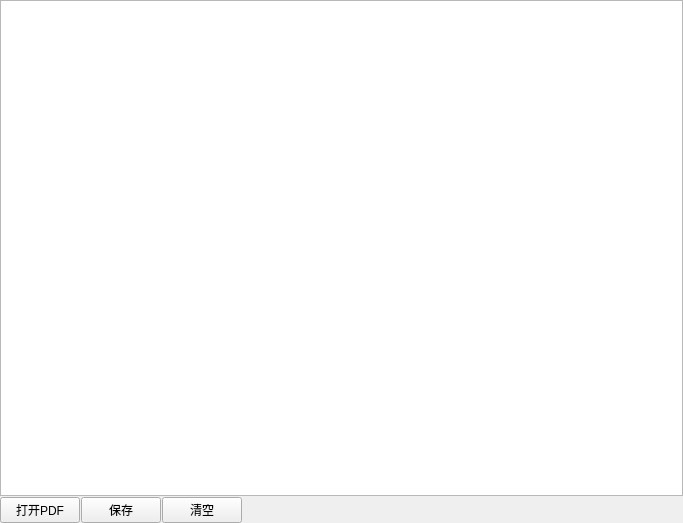
<?xml version="1.0" encoding="UTF-8"?>
<ui version="4.0">
 <class>PdfToImageWidget</class>
 <widget class="QWidget" name="PdfToImageWidget">
  <property name="geometry">
   <rect>
    <x>0</x>
    <y>0</y>
    <width>683</width>
    <height>523</height>
   </rect>
  </property>
  <property name="windowTitle">
   <string>PdfToImageWidget</string>
  </property>
  <layout class="QGridLayout" name="gridLayout">
   <property name="leftMargin">
    <number>0</number>
   </property>
   <property name="topMargin">
    <number>0</number>
   </property>
   <property name="rightMargin">
    <number>0</number>
   </property>
   <property name="bottomMargin">
    <number>0</number>
   </property>
   <property name="spacing">
    <number>1</number>
   </property>
   <item row="1" column="2">
    <widget class="QPushButton" name="pBn_Clear">
     <property name="text">
      <string>清空</string>
     </property>
    </widget>
   </item>
   <item row="1" column="0">
    <widget class="QPushButton" name="pBn_Open">
     <property name="text">
      <string>打开PDF</string>
     </property>
    </widget>
   </item>
   <item row="1" column="1">
    <widget class="QPushButton" name="pBn_Save">
     <property name="text">
      <string>保存</string>
     </property>
    </widget>
   </item>
   <item row="1" column="3">
    <spacer name="horizontalSpacer">
     <property name="orientation">
      <enum>Qt::Horizontal</enum>
     </property>
     <property name="sizeHint" stdset="0">
      <size>
       <width>40</width>
       <height>20</height>
      </size>
     </property>
    </spacer>
   </item>
   <item row="0" column="0" colspan="4">
    <widget class="ImageListWidget" name="listWidget">
     <property name="iconSize">
      <size>
       <width>200</width>
       <height>200</height>
      </size>
     </property>
     <property name="flow">
      <enum>QListView::LeftToRight</enum>
     </property>
     <property name="layoutMode">
      <enum>QListView::SinglePass</enum>
     </property>
     <property name="viewMode">
      <enum>QListView::IconMode</enum>
     </property>
    </widget>
   </item>
  </layout>
 </widget>
 <customwidgets>
  <customwidget>
   <class>ImageListWidget</class>
   <extends>QListWidget</extends>
   <header>ui/listwidget/imagelistwidget.h</header>
  </customwidget>
 </customwidgets>
 <resources/>
 <connections/>
</ui>
